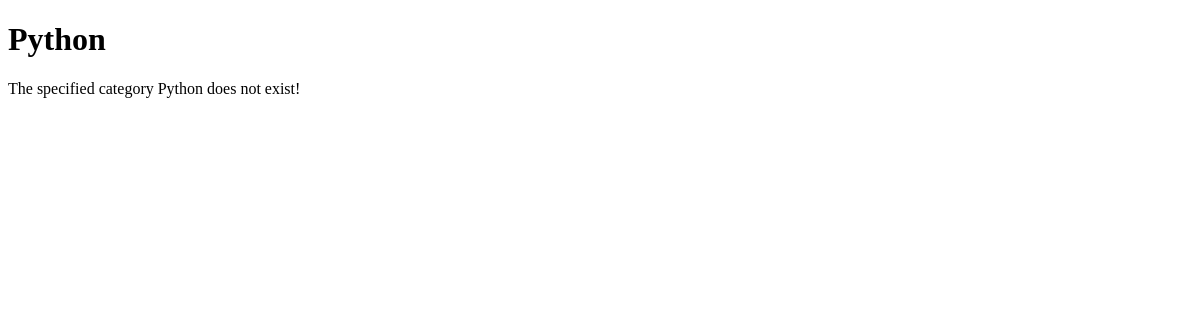
/rangoapp/category/Python/, run on an earlier commit of the app's database.
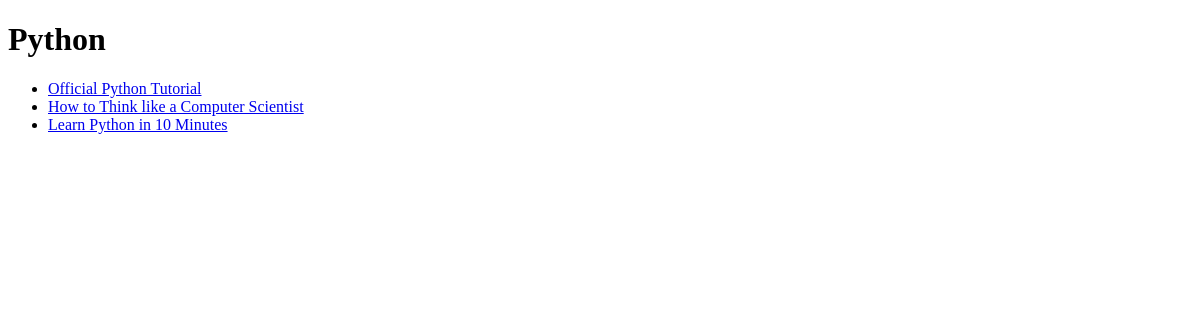
And on a later commit of the database.
### rangoapp/models.py (models this page shows, shortened)
class Category(models.Model):
    name = models.CharField(max_length=128, unique=True)
    views = models.IntegerField(default=0)
    likes = models.IntegerField(default=0)

class Page(models.Model):
    category = models.ForeignKey(Category, on_delete=models.CASCADE)
    title = models.CharField(max_length=128)
    url = models.URLField()
    views = models.IntegerField(default=0)

### rangoapp/views.py (the view)
def category(request, category_name_url):
    context = RequestContext(request)
    category_name = category_name_url.replace('_', ' ')
    context_dict = {'category_name': category_name}
    try:
        category = Category.objects.get(name=category_name)
        pages = Page.objects.filter(category=category)
        context_dict['pages'] = pages
        context_dict['category'] = category
    except Category.DoesNotExist:
        pass
    return render_to_response('rangoapp/category.html', context_dict, context)

### templates/rangoapp/category.html (shortened to what this page needs)
<!DOCTYPE html>
<html>
<head>
</head>
<body>
    <h1>{{ category_name }}</h1>
    {% if category %}
    {% if pages %}
    <ul>
        {% for page in pages %}
        <li><a href="{{ page.url }}" target="view_frame">{{ page.title }}</a></li>
        {% endfor %}
    </ul>
    {% else %}
    <strong>No pages currently in category.</strong>
    {% endif %}
    {% else %}
    The specified category {{ category_name }} does not exist!
    {% endif %}
</body>
</html>

What changed in the data, as far as the page shows it:
added Category: name "Python"
added Page: title "Official Python Tutorial"
added Page: title "How to Think like a Computer Scientist"
added Page: title "Learn Python in 10 Minutes"
Also different on the page:
{{ category_name }}: "Python" → (not shown)
text no longer shown: "The specified category does not exist!"
